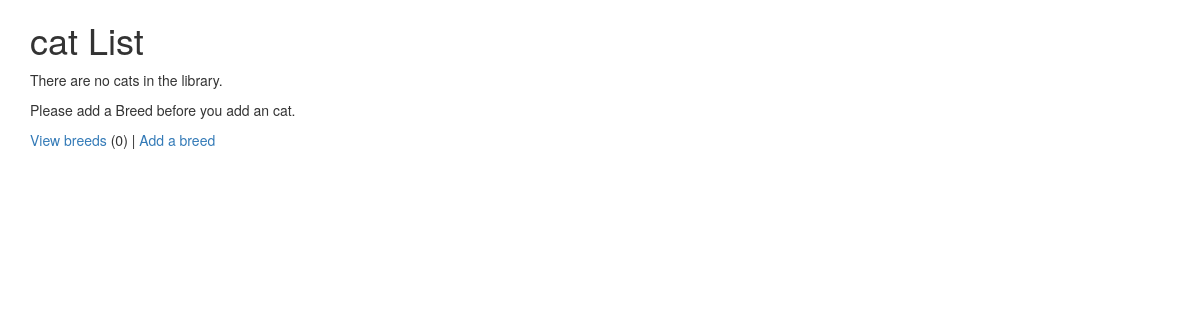
The page /cats/ (signed in) on the database as committed earlier.
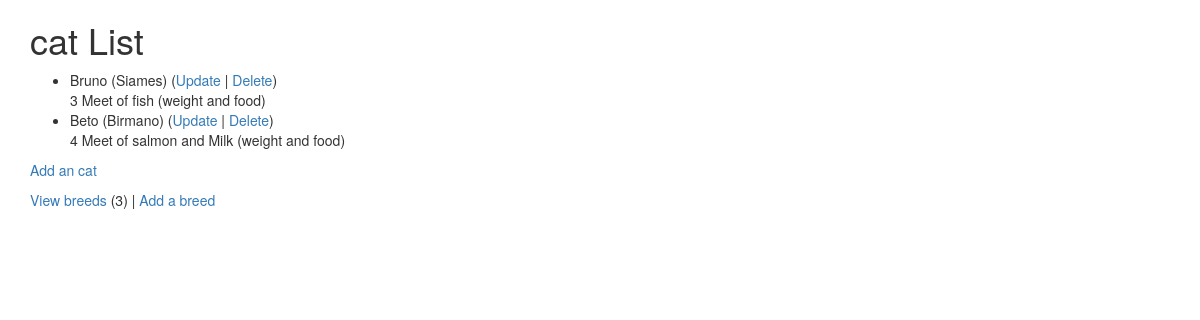
The same page on the database as committed later.
### cats/models.py (models this page shows, shortened)
class Cat(models.Model):
    nickname = models.CharField(
            max_length=200,
            validators=[MinLengthValidator(2, "Nickname must be greater than 1 character")]
    )
    weight = models.PositiveIntegerField()
    foods = models.CharField(max_length=300)
    breed = models.ForeignKey('Breed', on_delete=models.CASCADE, null=False)

class Breed(models.Model):
    name = models.CharField(
            max_length=200,
            validators=[MinLengthValidator(2, "Breed must be greater than 1 character")]
    )
    def __str__(self):
        return self.name

### cats/views.py (the view)
# urls.py: path('', views.MainView.as_view(), name='all'),
class MainView(LoginRequiredMixin, View):
    def get(self, request):
        bc = Breed.objects.all().count()
        al = Cat.objects.all()
        ctx = {'breed_count': bc, 'cat_list': al}
        return render(request, 'cats/cat_list.html', ctx)

### cats/templates/cats/cat_list.html
{% extends "base_bootstrap.html" %}
{% block content %}
  <h1>cat List</h1>
  {% if cat_list %}
  <ul>
    {% for cat in cat_list %}
      <li>
          {{ cat.nickname }} ({{ cat.breed }})
          (<a href="{% url 'cats:cat_update' cat.id %}">Update</a> |
          <a href="{% url 'cats:cat_delete' cat.id %}">Delete</a>) <br/>
          {{ cat.weight }} {{ cat.foods }} (weight and food)
      </li>
    {% endfor %}
  </ul>
  {% else %}
    <p>There are no cats in the library.</p>
  {% endif %}
  <p>
    {% if breed_count > 0 %}
      <a href="{% url 'cats:cat_create' %}">Add an cat</a>
    {% else %}
      Please add a Breed before you add an cat.
    {% endif %}
  </p>
  <p>
  <a href="{% url 'cats:breed_list' %}">View breeds</a> ({{ breed_count }}) |
    <a href="{% url 'cats:breed_create' %}">Add a breed</a>
  </p>
{% endblock %}

### home/templates/base_bootstrap.html (shortened to what this page needs)
<!DOCTYPE html>
<html>
<head>
<link rel="stylesheet"
    href="https://maxcdn.bootstrapcdn.com/bootstrap/3.4.0/css/bootstrap.min.css"
>
<link rel="stylesheet"
    href="https://maxcdn.bootstrapcdn.com/bootstrap/3.4.0/css/bootstrap-theme.min.css"
>
<link rel="stylesheet"
    href="https://code.jquery.com/ui/1.12.1/themes/ui-lightness/jquery-ui.css"
>
<link rel="stylesheet" href="https://use.fontawesome.com/releases/v5.8.1/css/all.css">
<link rel="stylesheet" href="https://use.fontawesome.com/releases/v5.8.1/css/v4-shims.css">
</head>
<body>
<div class="container">
{% block content %}
{% endblock %}
</div>
</body>
</html>

Rows that differ between the two databases and show on the page:
added Cat: nickname "Bruno", breed "Siames", weight "3", foods "Meet of fish"
added Cat: nickname "Beto", breed "Birmano", weight "4", foods "Meet of salmon and Milk"
Other text that changed with them:
{{ breed_count }}: "0" → "3"
text no longer shown: "There are no cats in the library. Please add a Breed before you add an cat."
text now shown: "Add an cat"
